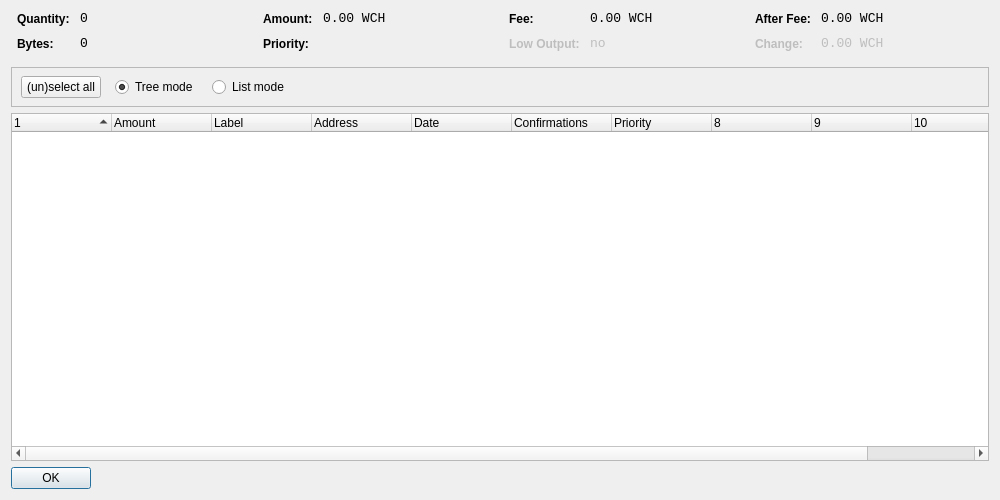
<?xml version="1.0" encoding="UTF-8"?>
<ui version="4.0">
 <class>CoinControlDialog</class>
 <widget class="QDialog" name="CoinControlDialog">
  <property name="geometry">
   <rect>
    <x>0</x>
    <y>0</y>
    <width>1000</width>
    <height>500</height>
   </rect>
  </property>
  <property name="windowTitle">
   <string>Coin Control</string>
  </property>
  <layout class="QVBoxLayout" name="verticalLayout">
   <item>
    <layout class="QHBoxLayout" name="horizontalLayoutTop" stretch="0,0,0,0">
     <property name="topMargin">
      <number>0</number>
     </property>
     <property name="bottomMargin">
      <number>10</number>
     </property>
     <item>
      <layout class="QFormLayout" name="formLayoutCoinControl1">
       <property name="horizontalSpacing">
        <number>10</number>
       </property>
       <property name="verticalSpacing">
        <number>10</number>
       </property>
       <property name="leftMargin">
        <number>6</number>
       </property>
       <property name="rightMargin">
        <number>6</number>
       </property>
       <item row="0" column="0">
        <widget class="QLabel" name="labelCoinControlQuantityText">
         <property name="styleSheet">
          <string notr="true">font-weight:bold;</string>
         </property>
         <property name="text">
          <string>Quantity:</string>
         </property>
        </widget>
       </item>
       <item row="0" column="1">
        <widget class="QLabel" name="labelCoinControlQuantity">
         <property name="font">
          <font>
           <family>Monospace</family>
           <pointsize>10</pointsize>
          </font>
         </property>
         <property name="cursor">
          <cursorShape>IBeamCursor</cursorShape>
         </property>
         <property name="contextMenuPolicy">
          <enum>Qt::ActionsContextMenu</enum>
         </property>
         <property name="text">
          <string notr="true">0</string>
         </property>
         <property name="textInteractionFlags">
          <set>Qt::LinksAccessibleByMouse|Qt::TextSelectableByKeyboard|Qt::TextSelectableByMouse</set>
         </property>
        </widget>
       </item>
       <item row="1" column="0">
        <widget class="QLabel" name="labelCoinControlBytesText">
         <property name="styleSheet">
          <string notr="true">font-weight:bold;</string>
         </property>
         <property name="text">
          <string>Bytes:</string>
         </property>
        </widget>
       </item>
       <item row="1" column="1">
        <widget class="QLabel" name="labelCoinControlBytes">
         <property name="font">
          <font>
           <family>Monospace</family>
           <pointsize>10</pointsize>
          </font>
         </property>
         <property name="cursor">
          <cursorShape>IBeamCursor</cursorShape>
         </property>
         <property name="contextMenuPolicy">
          <enum>Qt::ActionsContextMenu</enum>
         </property>
         <property name="text">
          <string notr="true">0</string>
         </property>
         <property name="textInteractionFlags">
          <set>Qt::LinksAccessibleByMouse|Qt::TextSelectableByKeyboard|Qt::TextSelectableByMouse</set>
         </property>
        </widget>
       </item>
      </layout>
     </item>
     <item>
      <layout class="QFormLayout" name="formLayoutCoinControl2">
       <property name="horizontalSpacing">
        <number>10</number>
       </property>
       <property name="verticalSpacing">
        <number>10</number>
       </property>
       <property name="leftMargin">
        <number>6</number>
       </property>
       <property name="rightMargin">
        <number>6</number>
       </property>
       <item row="0" column="0">
        <widget class="QLabel" name="labelCoinControlAmountText">
         <property name="styleSheet">
          <string notr="true">font-weight:bold;</string>
         </property>
         <property name="text">
          <string>Amount:</string>
         </property>
        </widget>
       </item>
       <item row="0" column="1">
        <widget class="QLabel" name="labelCoinControlAmount">
         <property name="font">
          <font>
           <family>Monospace</family>
           <pointsize>10</pointsize>
          </font>
         </property>
         <property name="cursor">
          <cursorShape>IBeamCursor</cursorShape>
         </property>
         <property name="contextMenuPolicy">
          <enum>Qt::ActionsContextMenu</enum>
         </property>
         <property name="text">
          <string notr="true">0.00 WCH</string>
         </property>
         <property name="textInteractionFlags">
          <set>Qt::LinksAccessibleByMouse|Qt::TextSelectableByKeyboard|Qt::TextSelectableByMouse</set>
         </property>
        </widget>
       </item>
       <item row="1" column="0">
        <widget class="QLabel" name="labelCoinControlPriorityText">
         <property name="styleSheet">
          <string notr="true">font-weight:bold;</string>
         </property>
         <property name="text">
          <string>Priority:</string>
         </property>
        </widget>
       </item>
       <item row="1" column="1">
        <widget class="QLabel" name="labelCoinControlPriority">
         <property name="font">
          <font>
           <family>Monospace</family>
           <pointsize>10</pointsize>
          </font>
         </property>
         <property name="cursor">
          <cursorShape>IBeamCursor</cursorShape>
         </property>
         <property name="contextMenuPolicy">
          <enum>Qt::ActionsContextMenu</enum>
         </property>
         <property name="text">
          <string/>
         </property>
         <property name="textInteractionFlags">
          <set>Qt::LinksAccessibleByMouse|Qt::TextSelectableByKeyboard|Qt::TextSelectableByMouse</set>
         </property>
        </widget>
       </item>
      </layout>
     </item>
     <item>
      <layout class="QFormLayout" name="formLayoutCoinControl3">
       <property name="horizontalSpacing">
        <number>10</number>
       </property>
       <property name="verticalSpacing">
        <number>10</number>
       </property>
       <property name="leftMargin">
        <number>6</number>
       </property>
       <property name="rightMargin">
        <number>6</number>
       </property>
       <item row="0" column="0">
        <widget class="QLabel" name="labelCoinControlFeeText">
         <property name="styleSheet">
          <string notr="true">font-weight:bold;</string>
         </property>
         <property name="text">
          <string>Fee:</string>
         </property>
        </widget>
       </item>
       <item row="0" column="1">
        <widget class="QLabel" name="labelCoinControlFee">
         <property name="font">
          <font>
           <family>Monospace</family>
           <pointsize>10</pointsize>
          </font>
         </property>
         <property name="cursor">
          <cursorShape>IBeamCursor</cursorShape>
         </property>
         <property name="contextMenuPolicy">
          <enum>Qt::ActionsContextMenu</enum>
         </property>
         <property name="text">
          <string notr="true">0.00 WCH</string>
         </property>
         <property name="textInteractionFlags">
          <set>Qt::LinksAccessibleByMouse|Qt::TextSelectableByKeyboard|Qt::TextSelectableByMouse</set>
         </property>
        </widget>
       </item>
       <item row="1" column="0">
        <widget class="QLabel" name="labelCoinControlLowOutputText">
         <property name="enabled">
          <bool>false</bool>
         </property>
         <property name="styleSheet">
          <string notr="true">font-weight:bold;</string>
         </property>
         <property name="text">
          <string>Low Output:</string>
         </property>
        </widget>
       </item>
       <item row="1" column="1">
        <widget class="QLabel" name="labelCoinControlLowOutput">
         <property name="enabled">
          <bool>false</bool>
         </property>
         <property name="font">
          <font>
           <family>Monospace</family>
           <pointsize>10</pointsize>
          </font>
         </property>
         <property name="cursor">
          <cursorShape>IBeamCursor</cursorShape>
         </property>
         <property name="contextMenuPolicy">
          <enum>Qt::ActionsContextMenu</enum>
         </property>
         <property name="text">
          <string notr="true">no</string>
         </property>
         <property name="textInteractionFlags">
          <set>Qt::LinksAccessibleByMouse|Qt::TextSelectableByKeyboard|Qt::TextSelectableByMouse</set>
         </property>
        </widget>
       </item>
      </layout>
     </item>
     <item>
      <layout class="QFormLayout" name="formLayoutCoinControl4">
       <property name="horizontalSpacing">
        <number>10</number>
       </property>
       <property name="verticalSpacing">
        <number>10</number>
       </property>
       <property name="leftMargin">
        <number>6</number>
       </property>
       <property name="rightMargin">
        <number>6</number>
       </property>
       <item row="0" column="0">
        <widget class="QLabel" name="labelCoinControlAfterFeeText">
         <property name="styleSheet">
          <string notr="true">font-weight:bold;</string>
         </property>
         <property name="text">
          <string>After Fee:</string>
         </property>
        </widget>
       </item>
       <item row="0" column="1">
        <widget class="QLabel" name="labelCoinControlAfterFee">
         <property name="font">
          <font>
           <family>Monospace</family>
           <pointsize>10</pointsize>
          </font>
         </property>
         <property name="cursor">
          <cursorShape>IBeamCursor</cursorShape>
         </property>
         <property name="contextMenuPolicy">
          <enum>Qt::ActionsContextMenu</enum>
         </property>
         <property name="text">
          <string notr="true">0.00 WCH</string>
         </property>
         <property name="textInteractionFlags">
          <set>Qt::LinksAccessibleByMouse|Qt::TextSelectableByKeyboard|Qt::TextSelectableByMouse</set>
         </property>
        </widget>
       </item>
       <item row="1" column="0">
        <widget class="QLabel" name="labelCoinControlChangeText">
         <property name="enabled">
          <bool>false</bool>
         </property>
         <property name="styleSheet">
          <string notr="true">font-weight:bold;</string>
         </property>
         <property name="text">
          <string>Change:</string>
         </property>
        </widget>
       </item>
       <item row="1" column="1">
        <widget class="QLabel" name="labelCoinControlChange">
         <property name="enabled">
          <bool>false</bool>
         </property>
         <property name="font">
          <font>
           <family>Monospace</family>
           <pointsize>10</pointsize>
          </font>
         </property>
         <property name="cursor">
          <cursorShape>IBeamCursor</cursorShape>
         </property>
         <property name="contextMenuPolicy">
          <enum>Qt::ActionsContextMenu</enum>
         </property>
         <property name="text">
          <string notr="true">0.00 WCH</string>
         </property>
         <property name="textInteractionFlags">
          <set>Qt::LinksAccessibleByMouse|Qt::TextSelectableByKeyboard|Qt::TextSelectableByMouse</set>
         </property>
        </widget>
       </item>
      </layout>
     </item>
    </layout>
   </item>
   <item>
    <widget class="QFrame" name="frame">
     <property name="minimumSize">
      <size>
       <width>0</width>
       <height>40</height>
      </size>
     </property>
     <property name="frameShape">
      <enum>QFrame::StyledPanel</enum>
     </property>
     <property name="frameShadow">
      <enum>QFrame::Sunken</enum>
     </property>
     <widget class="QWidget" name="horizontalLayoutWidget">
      <property name="geometry">
       <rect>
        <x>10</x>
        <y>0</y>
        <width>781</width>
        <height>41</height>
       </rect>
      </property>
      <layout class="QHBoxLayout" name="horizontalLayoutPanel" stretch="0,0,0,0,0">
       <property name="spacing">
        <number>14</number>
       </property>
       <item>
        <widget class="QPushButton" name="pushButtonSelectAll">
         <property name="sizePolicy">
          <sizepolicy hsizetype="Maximum" vsizetype="Fixed">
           <horstretch>0</horstretch>
           <verstretch>0</verstretch>
          </sizepolicy>
         </property>
         <property name="text">
          <string>(un)select all</string>
         </property>
        </widget>
       </item>
       <item>
        <widget class="QRadioButton" name="radioTreeMode">
         <property name="sizePolicy">
          <sizepolicy hsizetype="Maximum" vsizetype="Fixed">
           <horstretch>0</horstretch>
           <verstretch>0</verstretch>
          </sizepolicy>
         </property>
         <property name="text">
          <string>Tree mode</string>
         </property>
         <property name="checked">
          <bool>true</bool>
         </property>
        </widget>
       </item>
       <item>
        <widget class="QRadioButton" name="radioListMode">
         <property name="sizePolicy">
          <sizepolicy hsizetype="Maximum" vsizetype="Fixed">
           <horstretch>0</horstretch>
           <verstretch>0</verstretch>
          </sizepolicy>
         </property>
         <property name="text">
          <string>List mode</string>
         </property>
        </widget>
       </item>
       <item>
        <spacer name="horizontalSpacer">
         <property name="orientation">
          <enum>Qt::Horizontal</enum>
         </property>
         <property name="sizeHint" stdset="0">
          <size>
           <width>40</width>
           <height>20</height>
          </size>
         </property>
        </spacer>
       </item>
      </layout>
     </widget>
    </widget>
   </item>
   <item>
    <widget class="CoinControlTreeWidget" name="treeWidget">
     <property name="contextMenuPolicy">
      <enum>Qt::CustomContextMenu</enum>
     </property>
     <property name="sortingEnabled">
      <bool>false</bool>
     </property>
     <property name="columnCount">
      <number>11</number>
     </property>
     <attribute name="headerShowSortIndicator" stdset="0">
      <bool>true</bool>
     </attribute>
     <attribute name="headerStretchLastSection">
      <bool>false</bool>
     </attribute>
     <column>
      <property name="text">
       <string/>
      </property>
     </column>
     <column>
      <property name="text">
       <string>Amount</string>
      </property>
     </column>
     <column>
      <property name="text">
       <string>Label</string>
      </property>
     </column>
     <column>
      <property name="text">
       <string>Address</string>
      </property>
     </column>
     <column>
      <property name="text">
       <string>Date</string>
      </property>
     </column>
     <column>
      <property name="text">
       <string>Confirmations</string>
      </property>
      <property name="toolTip">
       <string>Confirmed</string>
      </property>
     </column>
     <column>
      <property name="text">
       <string>Priority</string>
      </property>
     </column>
     <column>
      <property name="text">
       <string/>
      </property>
     </column>
     <column>
      <property name="text">
       <string/>
      </property>
     </column>
     <column>
      <property name="text">
       <string/>
      </property>
     </column>
     <column>
      <property name="text">
       <string/>
      </property>
     </column>
    </widget>
   </item>
   <item>
    <widget class="QDialogButtonBox" name="buttonBox">
     <property name="sizePolicy">
      <sizepolicy hsizetype="Maximum" vsizetype="Fixed">
       <horstretch>0</horstretch>
       <verstretch>0</verstretch>
      </sizepolicy>
     </property>
     <property name="orientation">
      <enum>Qt::Horizontal</enum>
     </property>
     <property name="standardButtons">
      <set>QDialogButtonBox::Ok</set>
     </property>
    </widget>
   </item>
  </layout>
 </widget>
 <customwidgets>
  <customwidget>
   <class>CoinControlTreeWidget</class>
   <extends>QTreeWidget</extends>
   <header>coincontroltreewidget.h</header>
  </customwidget>
 </customwidgets>
 <resources/>
 <connections/>
</ui>
